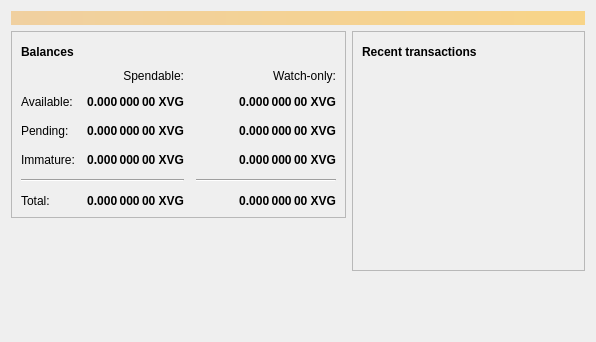
<?xml version="1.0" encoding="UTF-8"?>
<ui version="4.0">
 <class>OverviewPage</class>
 <widget class="QWidget" name="OverviewPage">
  <property name="geometry">
   <rect>
    <x>0</x>
    <y>0</y>
    <width>596</width>
    <height>342</height>
   </rect>
  </property>
  <property name="windowTitle">
   <string>Form</string>
  </property>
  <layout class="QVBoxLayout" name="topLayout">
   <item>
    <widget class="QLabel" name="labelAlerts">
     <property name="visible">
      <bool>false</bool>
     </property>
     <property name="styleSheet">
      <string notr="true">QLabel { background-color: qlineargradient(x1: 0, y1: 0, x2: 1, y2: 0, stop:0 #F0D0A0, stop:1 #F8D488); color:#000000; }</string>
     </property>
     <property name="wordWrap">
      <bool>true</bool>
     </property>
     <property name="margin">
      <number>3</number>
     </property>
     <property name="textInteractionFlags">
      <set>Qt::TextSelectableByMouse</set>
     </property>
    </widget>
   </item>
   <item>
    <layout class="QHBoxLayout" name="horizontalLayout" stretch="1,1">
     <item>
      <layout class="QVBoxLayout" name="verticalLayout_2">
       <item>
        <widget class="QFrame" name="frame">
         <property name="frameShape">
          <enum>QFrame::StyledPanel</enum>
         </property>
         <property name="frameShadow">
          <enum>QFrame::Raised</enum>
         </property>
         <layout class="QVBoxLayout" name="verticalLayout_4">
          <item>
           <layout class="QHBoxLayout" name="horizontalLayout_4">
            <item>
             <widget class="QLabel" name="label_5">
              <property name="font">
               <font>
                <weight>75</weight>
                <bold>true</bold>
               </font>
              </property>
              <property name="text">
               <string>Balances</string>
              </property>
             </widget>
            </item>
            <item>
             <widget class="QPushButton" name="labelWalletStatus">
              <property name="enabled">
               <bool>true</bool>
              </property>
              <property name="maximumSize">
               <size>
                <width>30</width>
                <height>16777215</height>
               </size>
              </property>
              <property name="toolTip">
               <string>The displayed information may be out of date. Your wallet automatically synchronizes with the bitphantom network after a connection is established, but this process has not completed yet.</string>
              </property>
              <property name="text">
               <string/>
              </property>
              <property name="icon">
               <iconset resource="../bitphantom.qrc">
                <normaloff>:/icons/warning</normaloff>
                <disabledoff>:/icons/warning</disabledoff>:/icons/warning</iconset>
              </property>
              <property name="iconSize">
               <size>
                <width>24</width>
                <height>24</height>
               </size>
              </property>
              <property name="flat">
               <bool>true</bool>
              </property>
             </widget>
            </item>
            <item>
             <spacer name="horizontalSpacer_3">
              <property name="orientation">
               <enum>Qt::Horizontal</enum>
              </property>
              <property name="sizeHint" stdset="0">
               <size>
                <width>40</width>
                <height>20</height>
               </size>
              </property>
             </spacer>
            </item>
           </layout>
          </item>
          <item>
           <layout class="QGridLayout" name="gridLayout">
            <property name="spacing">
             <number>12</number>
            </property>
            <item row="2" column="2">
             <widget class="QLabel" name="labelWatchPending">
              <property name="font">
               <font>
                <weight>75</weight>
                <bold>true</bold>
               </font>
              </property>
              <property name="cursor">
               <cursorShape>IBeamCursor</cursorShape>
              </property>
              <property name="toolTip">
               <string>Unconfirmed transactions to watch-only addresses</string>
              </property>
              <property name="text">
               <string notr="true">0.000 000 00 XVG</string>
              </property>
              <property name="alignment">
               <set>Qt::AlignRight|Qt::AlignTrailing|Qt::AlignVCenter</set>
              </property>
              <property name="textInteractionFlags">
               <set>Qt::LinksAccessibleByMouse|Qt::TextSelectableByKeyboard|Qt::TextSelectableByMouse</set>
              </property>
             </widget>
            </item>
            <item row="2" column="1">
             <widget class="QLabel" name="labelUnconfirmed">
              <property name="font">
               <font>
                <weight>75</weight>
                <bold>true</bold>
               </font>
              </property>
              <property name="cursor">
               <cursorShape>IBeamCursor</cursorShape>
              </property>
              <property name="toolTip">
               <string>Total of transactions that have yet to be confirmed, and do not yet count toward the spendable balance</string>
              </property>
              <property name="text">
               <string notr="true">0.000 000 00 XVG</string>
              </property>
              <property name="alignment">
               <set>Qt::AlignRight|Qt::AlignTrailing|Qt::AlignVCenter</set>
              </property>
              <property name="textInteractionFlags">
               <set>Qt::LinksAccessibleByMouse|Qt::TextSelectableByKeyboard|Qt::TextSelectableByMouse</set>
              </property>
             </widget>
            </item>
            <item row="3" column="2">
             <widget class="QLabel" name="labelWatchImmature">
              <property name="font">
               <font>
                <weight>75</weight>
                <bold>true</bold>
               </font>
              </property>
              <property name="cursor">
               <cursorShape>IBeamCursor</cursorShape>
              </property>
              <property name="toolTip">
               <string>Mined balance in watch-only addresses that has not yet matured</string>
              </property>
              <property name="text">
               <string notr="true">0.000 000 00 XVG</string>
              </property>
              <property name="alignment">
               <set>Qt::AlignRight|Qt::AlignTrailing|Qt::AlignVCenter</set>
              </property>
              <property name="textInteractionFlags">
               <set>Qt::LinksAccessibleByMouse|Qt::TextSelectableByKeyboard|Qt::TextSelectableByMouse</set>
              </property>
             </widget>
            </item>
            <item row="4" column="0" colspan="2">
             <widget class="Line" name="line">
              <property name="orientation">
               <enum>Qt::Horizontal</enum>
              </property>
             </widget>
            </item>
            <item row="4" column="2">
             <widget class="Line" name="lineWatchBalance">
              <property name="sizePolicy">
               <sizepolicy hsizetype="Preferred" vsizetype="Fixed">
                <horstretch>0</horstretch>
                <verstretch>0</verstretch>
               </sizepolicy>
              </property>
              <property name="minimumSize">
               <size>
                <width>140</width>
                <height>0</height>
               </size>
              </property>
              <property name="orientation">
               <enum>Qt::Horizontal</enum>
              </property>
             </widget>
            </item>
            <item row="5" column="0">
             <widget class="QLabel" name="labelTotalText">
              <property name="text">
               <string>Total:</string>
              </property>
             </widget>
            </item>
            <item row="3" column="1">
             <widget class="QLabel" name="labelImmature">
              <property name="font">
               <font>
                <weight>75</weight>
                <bold>true</bold>
               </font>
              </property>
              <property name="cursor">
               <cursorShape>IBeamCursor</cursorShape>
              </property>
              <property name="toolTip">
               <string>Mined balance that has not yet matured</string>
              </property>
              <property name="text">
               <string notr="true">0.000 000 00 XVG</string>
              </property>
              <property name="alignment">
               <set>Qt::AlignRight|Qt::AlignTrailing|Qt::AlignVCenter</set>
              </property>
              <property name="textInteractionFlags">
               <set>Qt::LinksAccessibleByMouse|Qt::TextSelectableByKeyboard|Qt::TextSelectableByMouse</set>
              </property>
             </widget>
            </item>
            <item row="2" column="3">
             <spacer name="horizontalSpacer_2">
              <property name="orientation">
               <enum>Qt::Horizontal</enum>
              </property>
              <property name="sizeHint" stdset="0">
               <size>
                <width>40</width>
                <height>20</height>
               </size>
              </property>
             </spacer>
            </item>
            <item row="3" column="0">
             <widget class="QLabel" name="labelImmatureText">
              <property name="text">
               <string>Immature:</string>
              </property>
             </widget>
            </item>
            <item row="5" column="1">
             <widget class="QLabel" name="labelTotal">
              <property name="font">
               <font>
                <weight>75</weight>
                <bold>true</bold>
               </font>
              </property>
              <property name="cursor">
               <cursorShape>IBeamCursor</cursorShape>
              </property>
              <property name="toolTip">
               <string>Your current total balance</string>
              </property>
              <property name="text">
               <string notr="true">0.000 000 00 XVG</string>
              </property>
              <property name="alignment">
               <set>Qt::AlignRight|Qt::AlignTrailing|Qt::AlignVCenter</set>
              </property>
              <property name="textInteractionFlags">
               <set>Qt::LinksAccessibleByMouse|Qt::TextSelectableByKeyboard|Qt::TextSelectableByMouse</set>
              </property>
             </widget>
            </item>
            <item row="5" column="2">
             <widget class="QLabel" name="labelWatchTotal">
              <property name="font">
               <font>
                <weight>75</weight>
                <bold>true</bold>
               </font>
              </property>
              <property name="cursor">
               <cursorShape>IBeamCursor</cursorShape>
              </property>
              <property name="toolTip">
               <string>Current total balance in watch-only addresses</string>
              </property>
              <property name="text">
               <string notr="true">0.000 000 00 XVG</string>
              </property>
              <property name="alignment">
               <set>Qt::AlignRight|Qt::AlignTrailing|Qt::AlignVCenter</set>
              </property>
              <property name="textInteractionFlags">
               <set>Qt::LinksAccessibleByMouse|Qt::TextSelectableByKeyboard|Qt::TextSelectableByMouse</set>
              </property>
             </widget>
            </item>
            <item row="0" column="2">
             <widget class="QLabel" name="labelWatchonly">
              <property name="text">
               <string>Watch-only:</string>
              </property>
              <property name="alignment">
               <set>Qt::AlignRight|Qt::AlignTrailing|Qt::AlignVCenter</set>
              </property>
             </widget>
            </item>
            <item row="1" column="0">
             <widget class="QLabel" name="labelBalanceText">
              <property name="text">
               <string>Available:</string>
              </property>
             </widget>
            </item>
            <item row="1" column="1">
             <widget class="QLabel" name="labelBalance">
              <property name="font">
               <font>
                <weight>75</weight>
                <bold>true</bold>
               </font>
              </property>
              <property name="cursor">
               <cursorShape>IBeamCursor</cursorShape>
              </property>
              <property name="toolTip">
               <string>Your current spendable balance</string>
              </property>
              <property name="text">
               <string notr="true">0.000 000 00 XVG</string>
              </property>
              <property name="alignment">
               <set>Qt::AlignRight|Qt::AlignTrailing|Qt::AlignVCenter</set>
              </property>
              <property name="textInteractionFlags">
               <set>Qt::LinksAccessibleByMouse|Qt::TextSelectableByKeyboard|Qt::TextSelectableByMouse</set>
              </property>
             </widget>
            </item>
            <item row="1" column="2">
             <widget class="QLabel" name="labelWatchAvailable">
              <property name="font">
               <font>
                <weight>75</weight>
                <bold>true</bold>
               </font>
              </property>
              <property name="cursor">
               <cursorShape>IBeamCursor</cursorShape>
              </property>
              <property name="toolTip">
               <string>Your current balance in watch-only addresses</string>
              </property>
              <property name="text">
               <string notr="true">0.000 000 00 XVG</string>
              </property>
              <property name="alignment">
               <set>Qt::AlignRight|Qt::AlignTrailing|Qt::AlignVCenter</set>
              </property>
              <property name="textInteractionFlags">
               <set>Qt::LinksAccessibleByMouse|Qt::TextSelectableByKeyboard|Qt::TextSelectableByMouse</set>
              </property>
             </widget>
            </item>
            <item row="2" column="0">
             <widget class="QLabel" name="labelPendingText">
              <property name="text">
               <string>Pending:</string>
              </property>
             </widget>
            </item>
            <item row="0" column="1">
             <widget class="QLabel" name="labelSpendable">
              <property name="text">
               <string>Spendable:</string>
              </property>
              <property name="alignment">
               <set>Qt::AlignRight|Qt::AlignTrailing|Qt::AlignVCenter</set>
              </property>
             </widget>
            </item>
           </layout>
          </item>
         </layout>
        </widget>
       </item>
       <item>
        <spacer name="verticalSpacer">
         <property name="orientation">
          <enum>Qt::Vertical</enum>
         </property>
         <property name="sizeHint" stdset="0">
          <size>
           <width>20</width>
           <height>40</height>
          </size>
         </property>
        </spacer>
       </item>
      </layout>
     </item>
     <item>
      <layout class="QVBoxLayout" name="verticalLayout_3">
       <item>
        <widget class="QFrame" name="frame_2">
         <property name="frameShape">
          <enum>QFrame::StyledPanel</enum>
         </property>
         <property name="frameShadow">
          <enum>QFrame::Raised</enum>
         </property>
         <layout class="QVBoxLayout" name="verticalLayout">
          <item>
           <layout class="QHBoxLayout" name="horizontalLayout_2">
            <item>
             <widget class="QLabel" name="label_4">
              <property name="font">
               <font>
                <weight>75</weight>
                <bold>true</bold>
               </font>
              </property>
              <property name="text">
               <string>Recent transactions</string>
              </property>
             </widget>
            </item>
            <item>
             <widget class="QPushButton" name="labelTransactionsStatus">
              <property name="enabled">
               <bool>true</bool>
              </property>
              <property name="maximumSize">
               <size>
                <width>30</width>
                <height>16777215</height>
               </size>
              </property>
              <property name="toolTip">
               <string>The displayed information may be out of date. Your wallet automatically synchronizes with the bitphantom network after a connection is established, but this process has not completed yet.</string>
              </property>
              <property name="text">
               <string/>
              </property>
              <property name="icon">
               <iconset resource="../bitphantom.qrc">
                <normaloff>:/icons/warning</normaloff>
                <disabledoff>:/icons/warning</disabledoff>:/icons/warning</iconset>
              </property>
              <property name="iconSize">
               <size>
                <width>24</width>
                <height>24</height>
               </size>
              </property>
              <property name="flat">
               <bool>true</bool>
              </property>
             </widget>
            </item>
            <item>
             <spacer name="horizontalSpacer">
              <property name="orientation">
               <enum>Qt::Horizontal</enum>
              </property>
              <property name="sizeHint" stdset="0">
               <size>
                <width>40</width>
                <height>20</height>
               </size>
              </property>
             </spacer>
            </item>
           </layout>
          </item>
          <item>
           <widget class="QListView" name="listTransactions">
            <property name="styleSheet">
             <string notr="true">QListView { background: transparent; }</string>
            </property>
            <property name="frameShape">
             <enum>QFrame::NoFrame</enum>
            </property>
            <property name="verticalScrollBarPolicy">
             <enum>Qt::ScrollBarAlwaysOff</enum>
            </property>
            <property name="horizontalScrollBarPolicy">
             <enum>Qt::ScrollBarAlwaysOff</enum>
            </property>
            <property name="selectionMode">
             <enum>QAbstractItemView::NoSelection</enum>
            </property>
           </widget>
          </item>
         </layout>
        </widget>
       </item>
       <item>
        <spacer name="verticalSpacer_2">
         <property name="orientation">
          <enum>Qt::Vertical</enum>
         </property>
         <property name="sizeHint" stdset="0">
          <size>
           <width>20</width>
           <height>40</height>
          </size>
         </property>
        </spacer>
       </item>
      </layout>
     </item>
    </layout>
   </item>
  </layout>
 </widget>
 <resources/>
 <connections/>
</ui>
